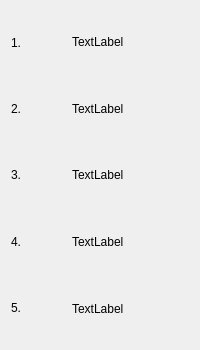
<?xml version="1.0" encoding="UTF-8"?>
<ui version="4.0">
 <class>Dialog</class>
 <widget class="QDialog" name="Dialog">
  <property name="geometry">
   <rect>
    <x>0</x>
    <y>0</y>
    <width>200</width>
    <height>350</height>
   </rect>
  </property>
  <property name="windowTitle">
   <string>Best Scores</string>
  </property>
  <layout class="QGridLayout" name="gridLayout_2">
   <item row="0" column="0" rowspan="2">
    <layout class="QVBoxLayout" name="verticalLayout">
     <property name="spacing">
      <number>3</number>
     </property>
     <item>
      <widget class="QLabel" name="label_11">
       <property name="text">
        <string>1.</string>
       </property>
      </widget>
     </item>
     <item>
      <widget class="QLabel" name="label_12">
       <property name="text">
        <string>2.</string>
       </property>
      </widget>
     </item>
     <item>
      <widget class="QLabel" name="label_13">
       <property name="text">
        <string>3.</string>
       </property>
      </widget>
     </item>
     <item>
      <widget class="QLabel" name="label_14">
       <property name="text">
        <string>4.</string>
       </property>
      </widget>
     </item>
     <item>
      <widget class="QLabel" name="label_15">
       <property name="text">
        <string>5.</string>
       </property>
      </widget>
     </item>
    </layout>
   </item>
   <item row="0" column="2" rowspan="2">
    <layout class="QVBoxLayout" name="verticalLayout_10">
     <item>
      <widget class="QLabel" name="label_6">
       <property name="text">
        <string/>
       </property>
      </widget>
     </item>
     <item>
      <widget class="QLabel" name="label_7">
       <property name="text">
        <string/>
       </property>
      </widget>
     </item>
     <item>
      <widget class="QLabel" name="label_8">
       <property name="text">
        <string/>
       </property>
      </widget>
     </item>
     <item>
      <widget class="QLabel" name="label_9">
       <property name="text">
        <string/>
       </property>
      </widget>
     </item>
     <item>
      <widget class="QLabel" name="label_10">
       <property name="text">
        <string/>
       </property>
      </widget>
     </item>
    </layout>
   </item>
   <item row="0" column="1" rowspan="2">
    <layout class="QVBoxLayout" name="verticalLayout_12">
     <property name="sizeConstraint">
      <enum>QLayout::SetDefaultConstraint</enum>
     </property>
     <item>
      <widget class="QLabel" name="label">
       <property name="text">
        <string>TextLabel</string>
       </property>
      </widget>
     </item>
     <item>
      <widget class="QLabel" name="label_2">
       <property name="text">
        <string>TextLabel</string>
       </property>
      </widget>
     </item>
     <item>
      <widget class="QLabel" name="label_3">
       <property name="text">
        <string>TextLabel</string>
       </property>
      </widget>
     </item>
     <item>
      <widget class="QLabel" name="label_4">
       <property name="text">
        <string>TextLabel</string>
       </property>
      </widget>
     </item>
     <item>
      <widget class="QLabel" name="label_5">
       <property name="text">
        <string>TextLabel</string>
       </property>
      </widget>
     </item>
    </layout>
   </item>
  </layout>
 </widget>
 <resources/>
 <connections/>
</ui>
